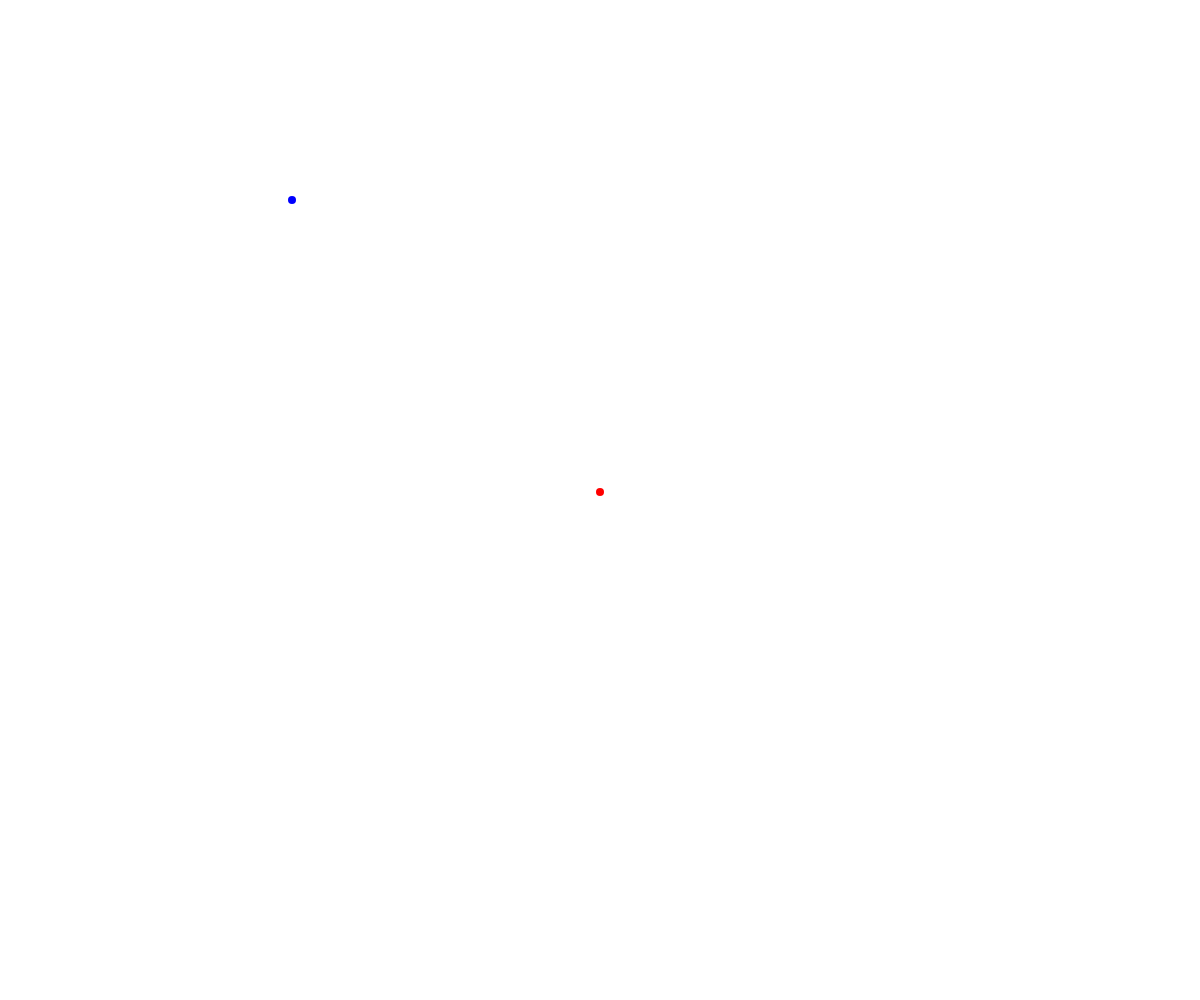
Frame 1 (no input)
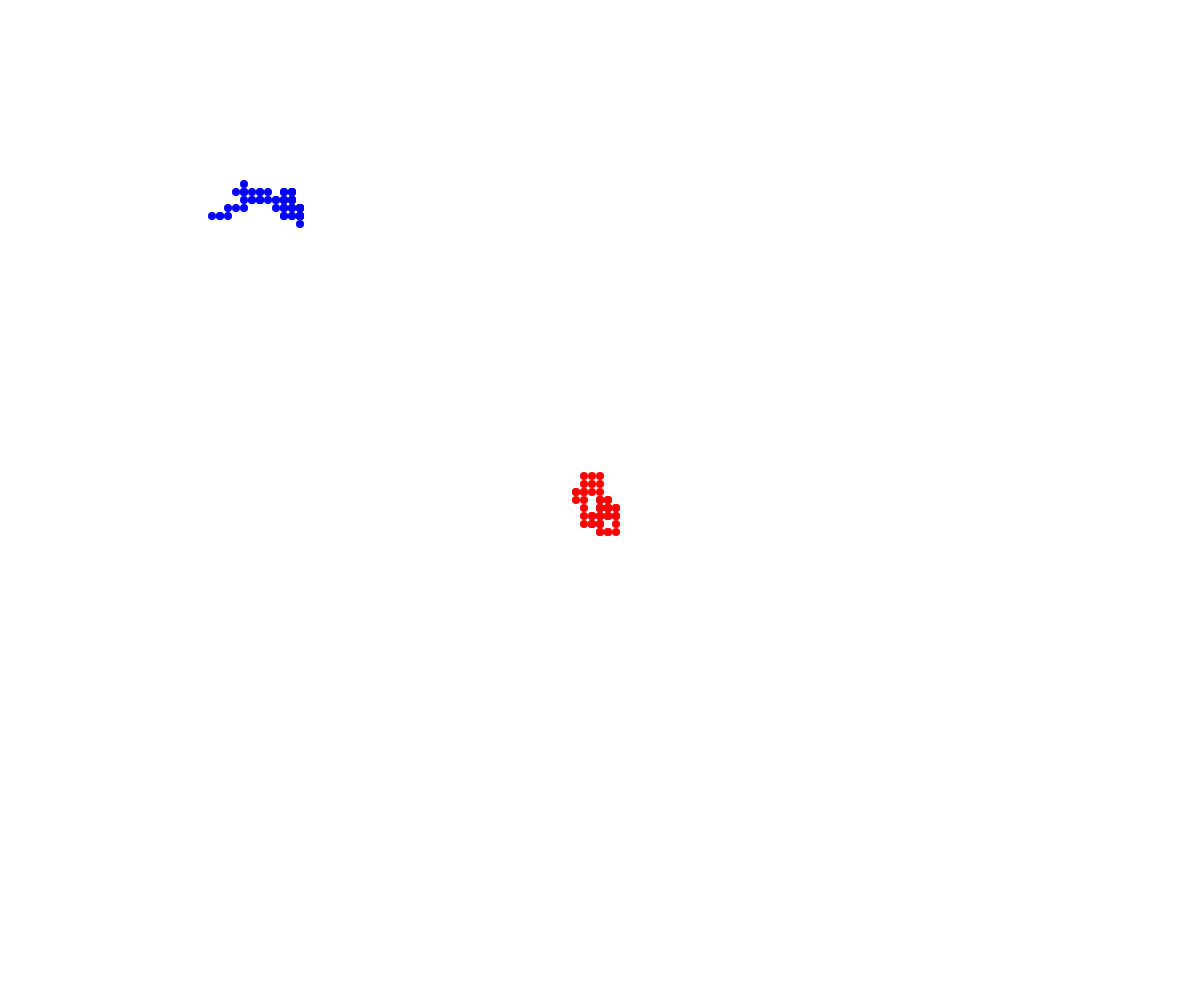
Frame 60 (no input)
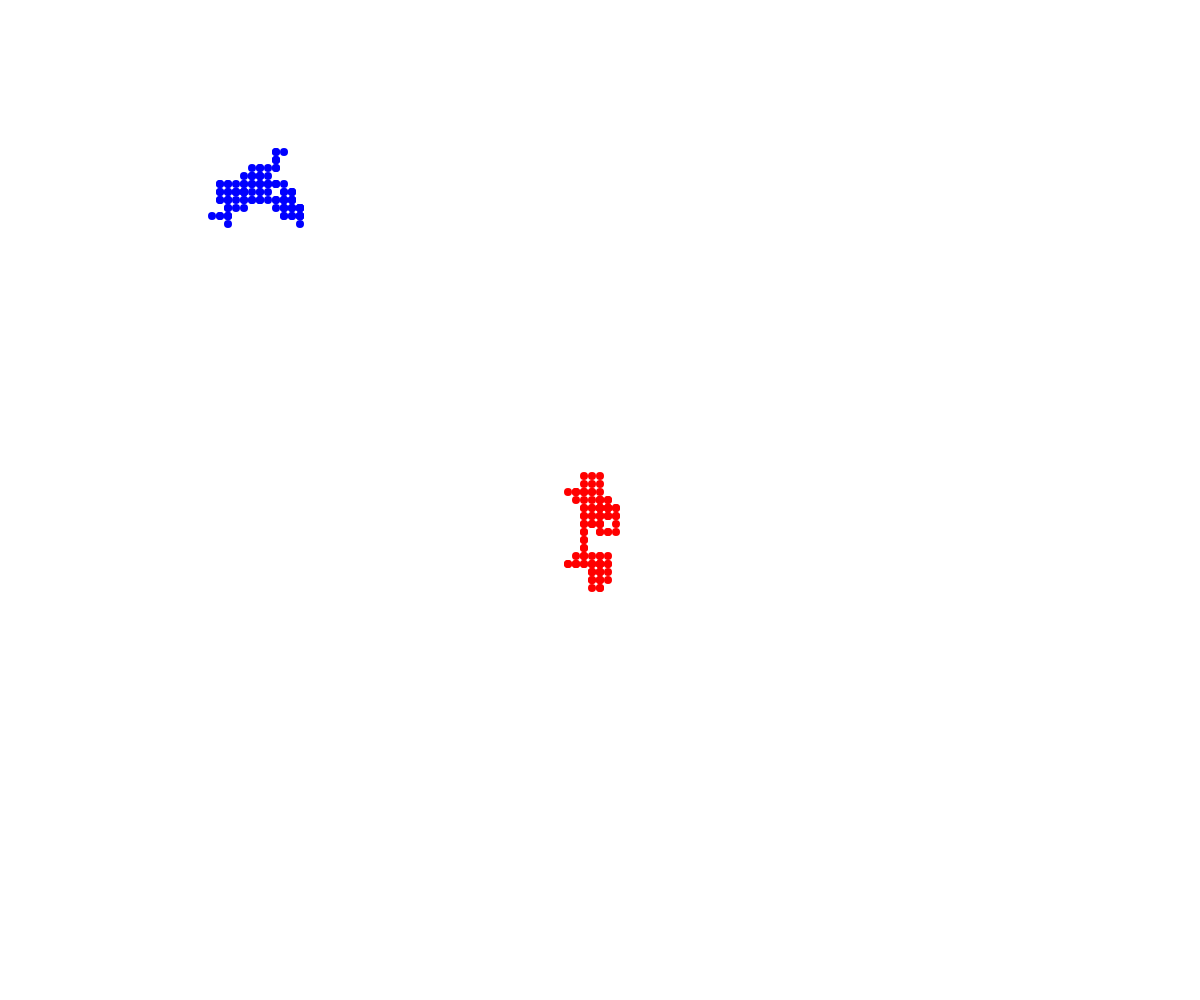
Frame 120 (the mouse pressed at the canvas centre since frame 60)

The p5.js sketch that drew these frames (run headless with seeded random() and noise() and a simulated clock; from frame 60 on, the mouse is pressed at the canvas centre):

// p5.js sketch
// ── sketch.js
// Project Title
// Your Name
// Date
//
// Extra for Experts:
// - describe what you did to take this project "above and beyond"

class Walker{
  constructor(x, y, theColor){
    this.x = x;
    this.y = y;
    this.radius = 4;
    this.speed = 8;
    this.color = theColor;
  }

  display() {
    noStroke();
    fill(this.color);
    circle(this.x, this.y, this.radius*2);
  }

  move() {
    let choice = random(100);
    if (choice < 25) {
      //up
      this.y -= this.speed;
    }
    else if (choice < 50) {
      //down
      this.y += this.speed;
    }
    else if (choice < 75) {
      //left
      this.x -= this.speed;
    }
    else {
      //right
      this.x += this.speed;
    }
  }
}

let luc;
let michael;

function setup() {
  createCanvas(windowWidth, windowHeight);
  luc = new Walker(width/2, height/2, "red");
  michael = new Walker(300, 200, "blue");
}

function draw() {
  michael.move();
  luc.move();
  michael.display();
  luc.display();
}
